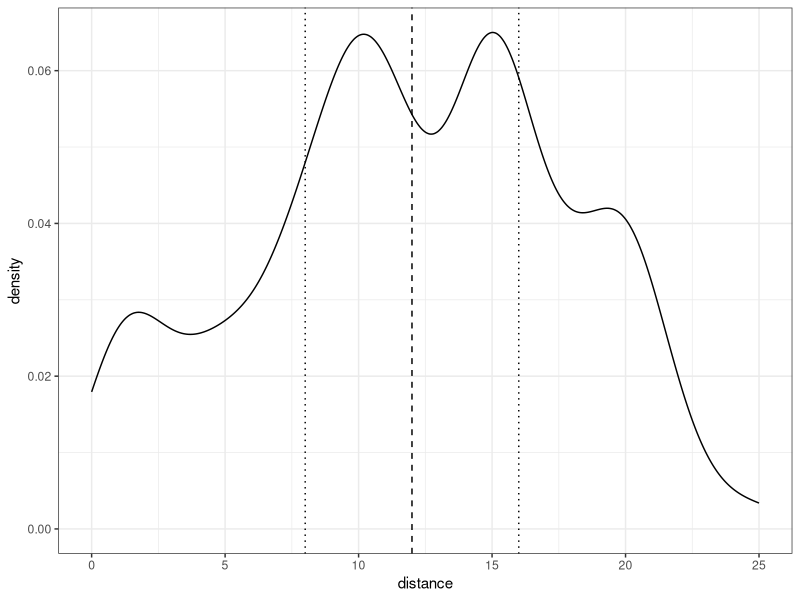

Write the R code that produced this figure.
## ---- chunk 1
library(tidyverse)


knitr::opts_chunk$set(tidy = FALSE)
theme_set(theme_bw())
def.chunk.hook  <- knitr::knit_hooks$get("chunk")
knitr::knit_hooks$set(chunk = function(x, options) {
  x <- def.chunk.hook(x, options)
  ifelse(options$size != "normalsize", paste0("\\", options$size,"\n\n", x, "\n\n \\normalsize"), x)
})
knitr::opts_chunk$set(warning=FALSE, message=FALSE, tidy = F, size = "small")
## ---- chunk 2
dat<-read.csv("./data/criminalrecord.csv")
## ---- chunk 3
head(dat)
## ---- chunk 4
dat %>% count(black)
## ---- chunk 5
dat %>% count(crimrec)
## ---- chunk 6
dat %>% count(black, crimrec)
## ---- chunk 7
dat %>% count(black, callback)
## ---- chunk 8
dat %>% count(crimrec, callback)
## ---- chunk 9
## Divide those with a criminal record and callback 
## By all those with a criminal record
dat %>% 
  group_by(crimrec) %>% 
  summarise(callback = sum(callback),
            n = n()) %>% 
  mutate(rate = callback / n)

## ---- chunk 10
summary(dat$distance)
## NA???
## ---- chunk 11
## remove pesky NA values
dat_clean<-dat %>% 
  filter(!(is.na(distance)))
         
### wait, what did you do there???!
### also works, but more agressive: dat_clean<-na.omit(dat)

summary(dat_clean$distance)
## ---- chunk 12
ggplot(dat_clean, aes(x=distance)) + geom_density() + 
  geom_vline(aes(xintercept = median(distance)), 
             lty=2) + 
  geom_vline(aes(xintercept = quantile(distance, 0.25)), lty=3) +
  geom_vline(aes(xintercept = quantile(distance, 0.75)), lty=3)
## ---- chunk 13
dat_clean<-dat_clean %>% 
  mutate(distance_binary = distance < median(distance))
## ---- chunk 14
dat_clean<-dat_clean %>% 
  mutate(distance_binary2 = ifelse(
    distance < median(distance), 
    "near",
    "far"
  ))
## ---- chunk 15
### define quartile cut points
q1<-quantile(dat_clean$distance, 0.25)
q2<-quantile(dat_clean$distance, 0.5)
q3<-quantile(dat_clean$distance, 0.75)
q1; q2; q3

## ---- chunk 16
### make factor variable
dat_clean <- dat_clean %>% 
  mutate(distance_quartile = 
           case_when(
             distance < q1 ~ "1st",
             distance < q2 ~ "2nd",
             distance < q3 ~ "3rd",
             distance >= q3 ~ "4th"
           ))
## ---- chunk 17
c_fact<-data.frame(callback = dat$callback,
                   crimrec = dat$crimrec)

### create explicit counterfactual

c_fact <- c_fact %>% 
  mutate(callback_crimT = 
           ifelse(
             crimrec==1, 
             callback, 
             NA),
         callback_crimF = 
           ifelse(crimrec==0, 
                  callback, 
                  NA))


head(c_fact)
## ---- chunk 18
head(c_fact)
## ---- chunk 19
### obtain the mean callback rate of those with a criminal record
### and those without
effect<-dat %>% 
  group_by(crimrec) %>% 
  summarise(callback = mean(callback))
### Compute the SATE
effect[2, 2] - effect[1, 2]
